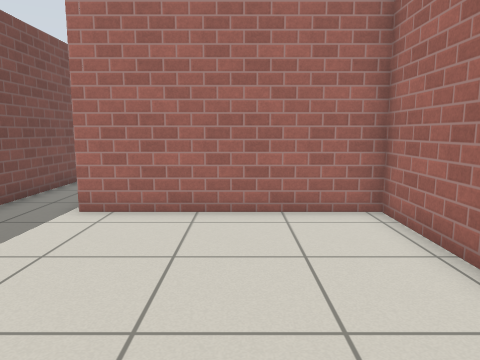
view 1 (above)

16 first-person views from a walk through a Gazebo world. The camera is 0.94 m above the floor, tilts 8° down and sees 70° across. The floor is counted in squares, 0.5 m on a side. Each view is taken from the middle of a square. On the plan, view 1 faces up. The plan holds only what a view shows up to about 17 squares ahead; the rest is blank. Simple patterns stand in for the simulator's built-in surfaces.

view 2
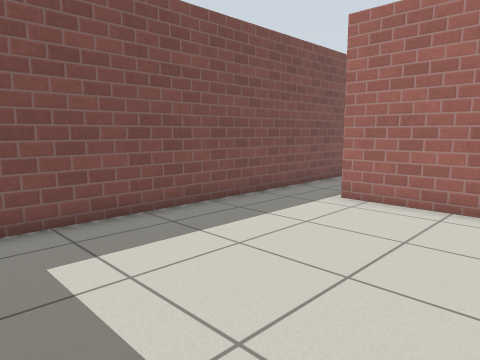

view 3
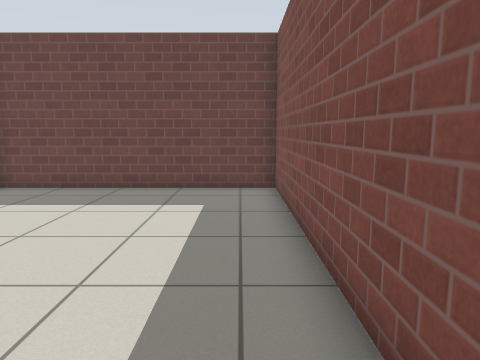

view 4
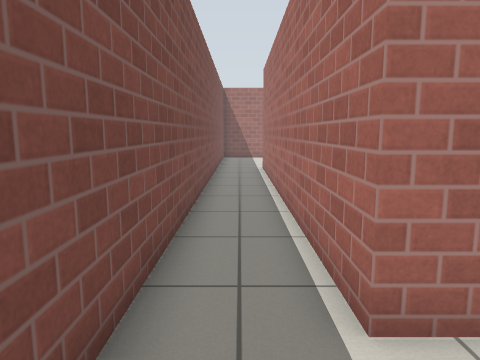

view 5
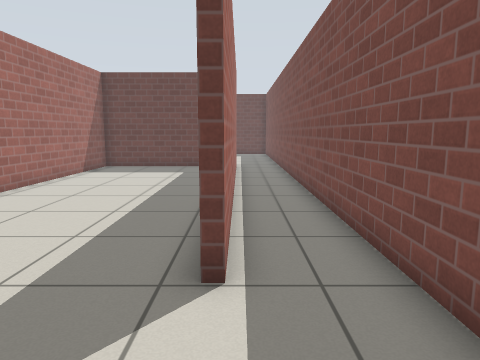

view 6
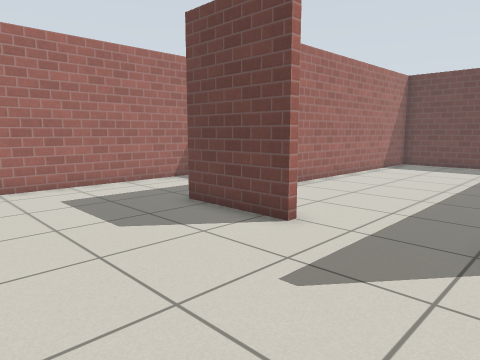

view 7
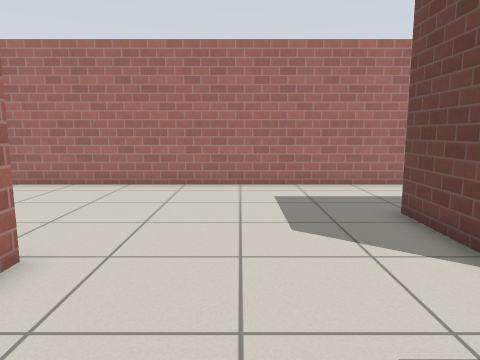

view 8
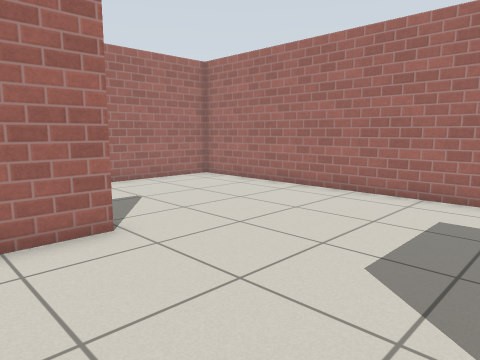

view 9
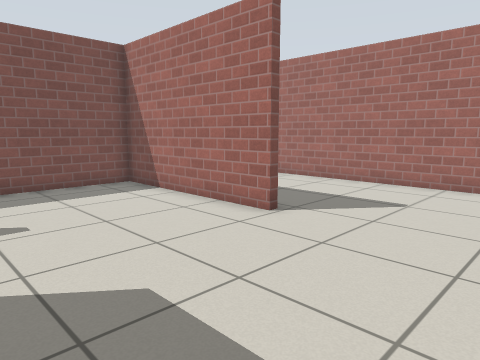

view 10
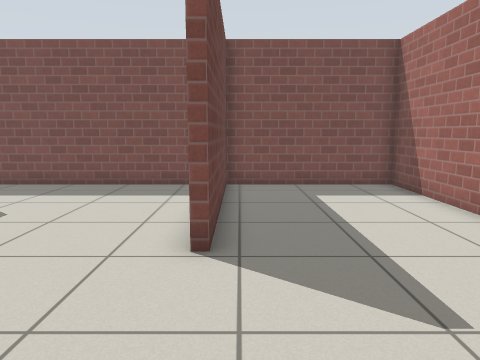

view 11
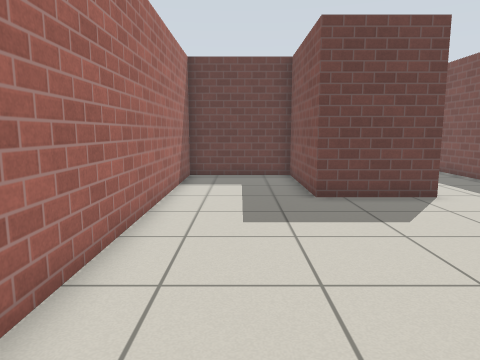

view 12
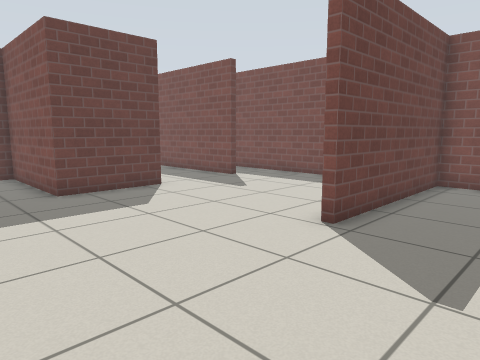

view 13
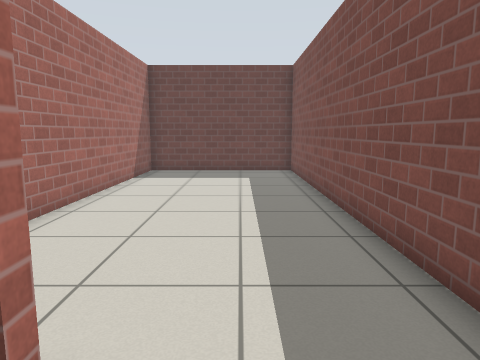

view 14
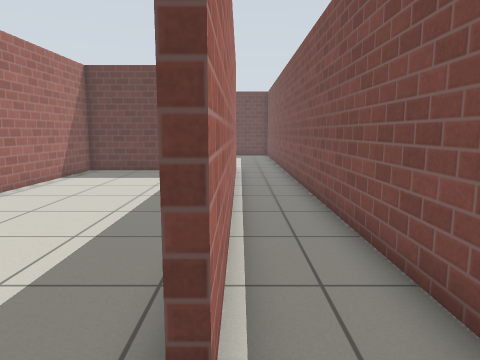

view 15
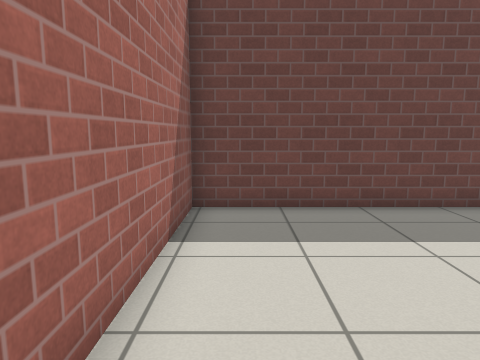

view 16
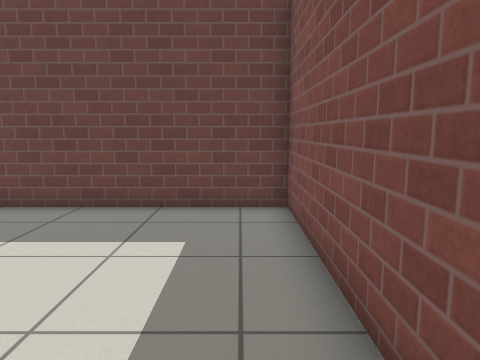

### Floor plan
Ten units are one square. View 1 is at (0, 0); x grows to the right and y downward. Boxes are objects, and circles mark ways between rooms. Rooms are numbered by the first view taken in them; rooms with no view inside come last. Other rooms are left out.
<svg viewBox="-67 -370 154 399">
<path fill="none" stroke="#000" d="M-62 -76 -62 24 32 24 33 -79 -38 -79M3 -229 3 -233 38 -233 38 -181 82 -181 82 -365 -62 -365 -62 -305 8 -305 8 -302 -62 -302 -62 -76M-35 -230 -35 -82 34 -82 35 -184M-38 -79 -38 -230"/>
<circle cx="-50" cy="-80" r="3" fill="#2a7"/>
<text x="-20" y="-30">1</text>
<text x="10" y="-240">2</text>
</svg>
Room 1 opens to room 2.

Where each view was taken, in squares from view 1:
view 1: 0 up, 0 right, facing up
view 2: 1 down, 1 right, facing up-left
view 3: 9 up, 5 left, facing down
view 4: 5 up, 5 left, facing up
view 5: 27 up, 4 left, facing down
view 6: 29 up, 4 left, facing down-right
view 7: 27 up, 4 left, facing right
view 8: 24 up, 2 left, facing up-right
view 9: 24 up, 6 right, facing up-left
view 10: 31 up, 6 right, facing left
view 11: 33 up, 6 right, facing down
view 12: 34 up, 7 right, facing down-left
view 13: 25 up, 1 left, facing down
view 14: 25 up, 4 left, facing down
view 15: 6 up, 2 right, facing down
view 16: 6 up, 5 left, facing down
